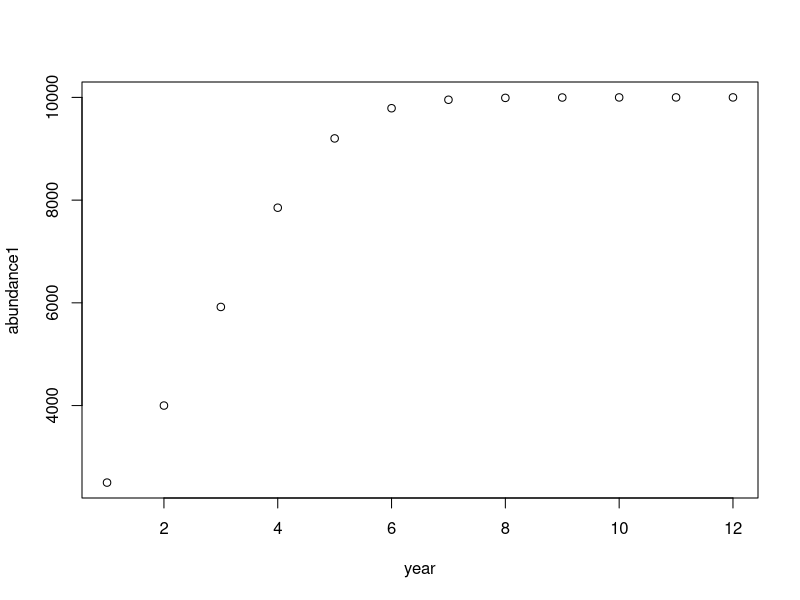

Write the R code that produced this figure. (Note: this script raises an error after producing the figure.)
### Lab 8
rm(list=ls())

### 1. Markdown tutorial
# Done! 
# I did not know how to do the [space][space] to get a new line without forcing a double space before.


### 2. New README
#Done!


### 3.
### 3. a)
# Discrete-time logistic growth equation
# n[t] = n[t-1] + ( r * n[t-1] * (K - n[t-1])/K )
# n[t] is the abundance of population at time t
# r is the intrinsic growth rate of the population
# K is the environmental carrying capacity for the population
n <- vector()

n[1] <- 2500 #Individuals
K <- 10000 #carrying capacity
r <- 0.8 #growth rate
years_in_study <- 2:12 #Setting squence from 2 on since that's when equation is valid

for ( t in years_in_study ){   
  print(t) #Print t
  current_pop = (n[t-1] + ( r * n[t-1] * (K - n[t-1])/K )) #Where t is the current year
  print(current_pop) #current population
  n[t] <- n[t-1] + ( r * n[t-1] * (K - n[t-1])/K )
}

# At year 12 the population is 9999.985 
#(Or 9999, if you round to nearest individual throughout the whole code using trunc)
year <- seq(1,12)
#to graph with the automatic axis labels, I'll change n to abundance
abundance1 <- n
plot(year, abundance1) 


### 3. b-c)
#Make into a function
rm(list=ls())

#Start your years function at year after the initial values (this could be fixed in future code)
log_growth <- function(n, r=0.8, K=10000, years=2:12){
  for ( t in years ){   
    current_pop = (n[t-1] + ( r * n[t-1] * (K - n[t-1])/K )) #Where t is the current year
    n[t] <- n[t-1] + ( r * n[t-1] * (K - n[t-1])/K )
  }
  #Set x values for plot from 1 to the last year
  year <- seq(1,max(years))
  #BONUS: added to save image to use in markdown
  png('Growth_Model.png')
  #plot
  plot(year,n, type='l', col = 'blue', #Where type is line and col is color and blue
       xlab="Year", ylab="Abundance")
  #Finish saving the png of the plot
  dev.off()
  return(n)
}

check <- log_growth(2500)
#check == abundance1 #From original lab 4 output - does not work with rm above function
#Works!

### 3. d)
testgrowth <- log_growth(100, r=0.9, 2200)
#Works!

### 3. e) 
growth <- log_growth(200, r=0.9, 6000)
#Put variables together in matrix
gen_growth <- matrix(c(seq(1,length(growth)),growth),ncol = 2)
#Add column names
colnames(gen_growth) <- list('Generation','Abundance')
setwd('~/Desktop/CompBio/CompBioLabsAndHomework/Labs/Lab08')
write.csv(gen_growth, file = "LogisticGrowthResults.csv")

# Notes: all of this save code could be done in the function too.
